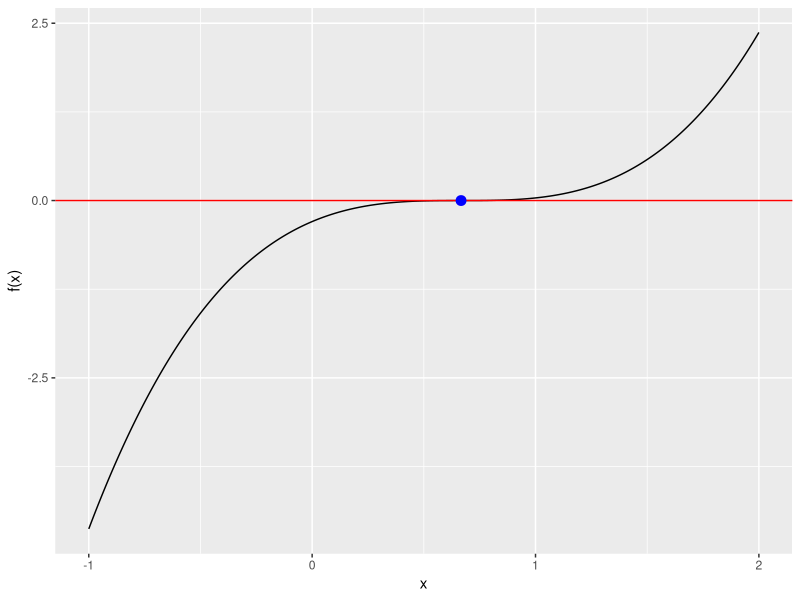
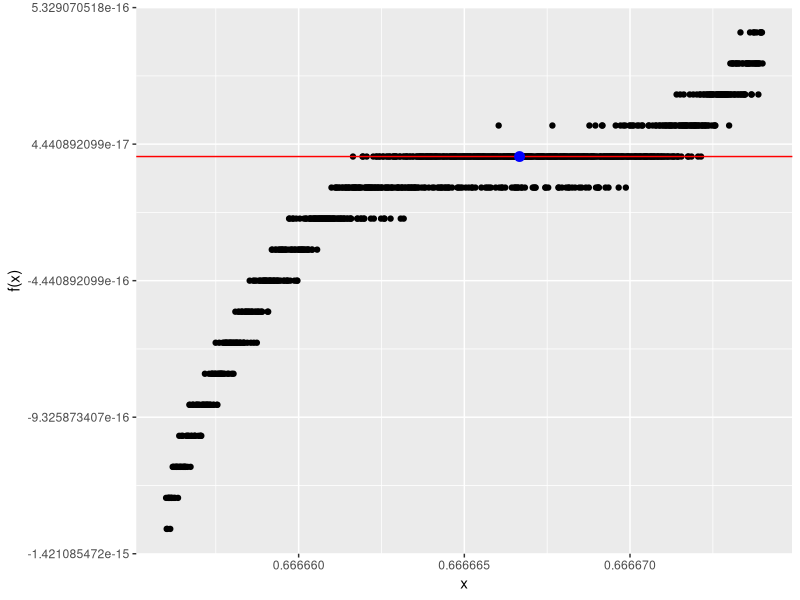
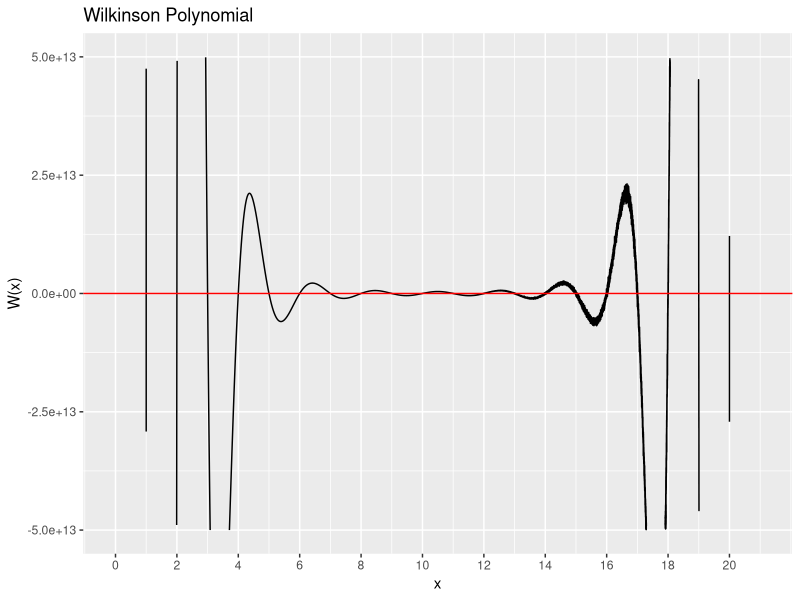
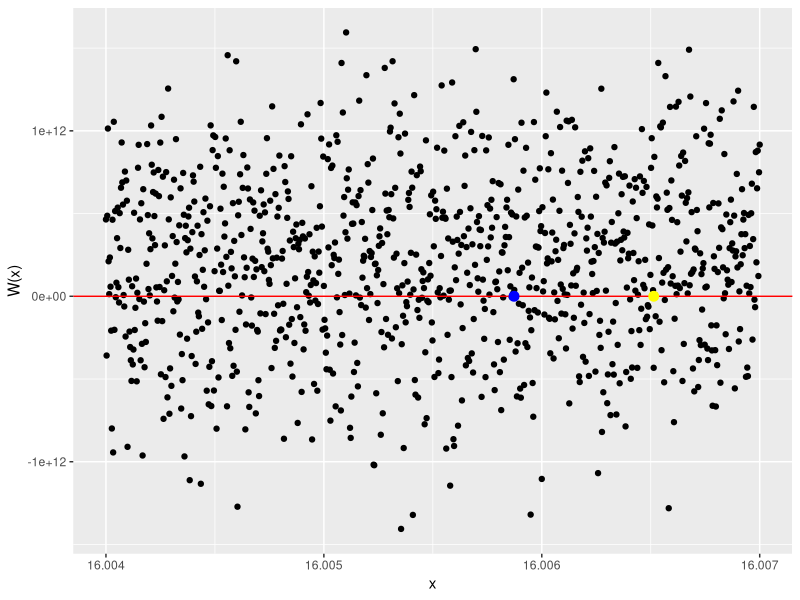

Write the R code that produced these figures, in order.
## ---- chunk 1
library(ggplot2)
## ---- chunk 2
x <- seq(-1,2,len=1000)
f <- function(x) {x^3-2*x^2+4/3*x-8/27}
root <- data.frame(x=2/3,y=0)
qplot(x,f(x),geom="line")+
  geom_hline(yintercept=0,color="red")+
  geom_point(data=root,aes(x=x,y=y),color="blue",size=3)
## ---- chunk 3
bisect <- function(f,interval,tol=0.5*10^-10,max.its=40,verbose=FALSE){
  history <- rep(NA, max.its)
  a <- interval[1]
  b <- interval[2]
  fa <- f(a)
  fb <- f(b)
  j <- 1              # counter for verbose printing
  if (sign(fa)*sign(fb) >= 0 ) 
    stop("f(a)f(b)<0 not satisfied")
  for (j in 1:max.its){
    history[j] <- (a+b)/2
    if ((b-a)/2 < tol) break
    fc <- f(history[j])
    if (verbose==TRUE) {               # show values at each step
      print(j) 
      print(c(a,history[j],b,b-a))
    }
    if (fc == 0)  break
    if (sign(fc)*sign(fa) < 0) {
      b <- history[j]
      fb <- fc
    }
    else {
      a <- history[j]
      fa <- fc
    }
  }
  root<-(a+b)/2
  return(list(root=root,history=history[!is.na(history)]))
}
## ---- chunk 4
options(digits=10)
bisect_result =  bisect(f, c(0,1), 0.5*10^(-10))
(bisect_result$root)

## ---- chunk 5
    uniroot_result = uniroot(f, c(0,1))

    (actual_result = 2/3)
    bisect_result$root
    uniroot_result$root


## ---- chunk 6
x <- seq(0.666656,0.666674,len=1000)
qplot(x,f(x),geom="point")+
  geom_hline(yintercept=0,color="red")+
  geom_point(data=root,aes(x=x,y=y),color="blue",size=3)
## ---- chunk 7
# Function defined in factored format
Wilkinson <- function(x) {
  (-20 + x)*(-19 + x)*(-18 + x)*(-17 + x)*(-16 + x)*(-15 + x)*(-14 + x)*(-13 + x)*
    (-12 + x)*(-11 + x)*(-10 + x)*(-9 + x)*(-8 + x)*(-7 + x)*(-6 + x)*(-5 + x)*(-4 + x)*
    (-3 + x)*(-2 + x)*(-1 + x)
}

# Function defined in expanded format
W <- function(x){
  2432902008176640000 - 8752948036761600000*x + 13803759753640704000*x^2 - 
    12870931245150988800*x^3 + 8037811822645051776*x^4 - 3599979517947607200*x^5  + 
    1206647803780373360*x^6 - 311333643161390640*x^7 + 63030812099294896*x^8 - 
    10142299865511450*x^9 + 1307535010540395*x^10 - 135585182899530*x^11 + 
    11310276995381*x^12 - 756111184500*x^13 + 40171771630*x^14 - 1672280820*x^15 + 
    53327946*x^16 - 1256850*x^17 + 20615*x^18 - 210*x^19 + x^20
}
## ---- chunk 8
# Plot the Wilkinson polynomial
x = seq(0,21,len=100000)
qplot(x,W(x),geom="line")+
  ylim(c(-5e13,5e13))+
  ggtitle("Wilkinson Polynomial")+
  geom_hline(yintercept=0,color="red")+
  scale_x_continuous(breaks=seq(0,20,by=2))
## ---- chunk 9
    # Uniroot
    u_result2 = uniroot(W, c(15.8, 16.3))
    # Bisect
    b_result2 = bisect(W, c(15.8, 16.3))

    ## result
    b_result2$root
    u_result2$root
## ---- chunk 10

    x <- seq(16.004,16.007,len=1000)
    w_b_root = data.frame(x= b_result2$root)
    w_u_root = data.frame(x = u_result2$root)
    qplot(x,W(x),geom="point")+
      geom_hline(yintercept=0,color="red")+
      geom_point(data=w_b_root,aes(x=x,y=0),color="blue",size=3) + 
      geom_point(data=w_u_root,aes(x=x,y=0),color="yellow",size=3) 
      
## ---- chunk 11
W2 <- function(x){
  2432902008176640000 - 8752948036761600000*x + 13803759753640704000*x^2 - 
    12870931245150988800*x^3 + 8037811822645051776*x^4 - 3599979517947607200*x^5  + 
    1206647803780373360*x^6 - 311333643161390640*x^7 + 63030812099294896*x^8 - 
    10142299865511450*x^9 + 1307535010540395*x^10 - 135585182899530*x^11 + 
    11310276995381*x^12 - 756111184500*x^13 + 40171771630*x^14 -1672280820*x^15 + 
    53327946*x^16 - 1256850*x^17 + 20615*x^18 - (210+2^(-23))*x^19 + x^20
}
